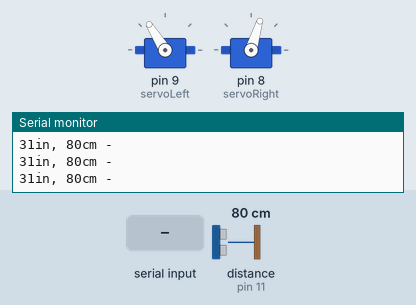
This sketch was run on a simulated Arduino Uno, built with avr-gcc and run on an emulated ATmega328P. On the bench: 2 × servo, the last lines printed to the serial monitor. Wiring (inferred from the names in the program): ultrasonic range finder: trigger pin 11; echo pin 11. The inputs (shaded band) are chosen by the test bench; at power-on: distance to the obstacle (sensor on pin 11) 80 cm. The echo pulse lasts 58.3 µs per cm.

Above: at 2.2 s.
2.3 s: distance to the obstacle (sensor on pin 11) set to 34 cm
5.3 s: distance to the obstacle (sensor on pin 11) set to 27 cm
At 5.7 s:
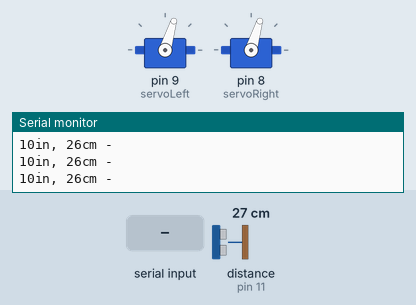
6.8 s: "30,150\n" received over Serial
At 7.7 s:
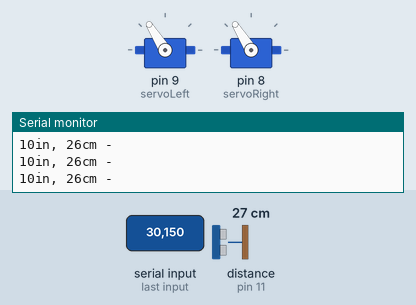
8.3 s: "2\n" received over Serial
At 9.1 s:
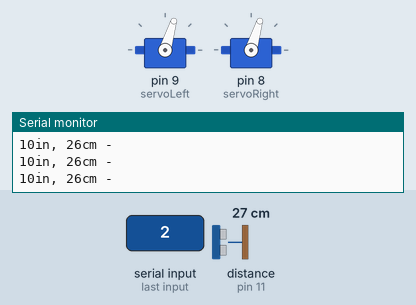
11.3 s: "1\n" received over Serial
At 12.3 s:
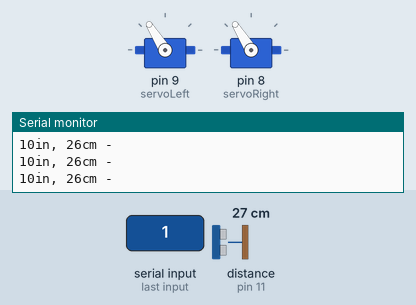
Timing chart, 0 to 13.8 s (numbered marks = the images above; inputs shaded):
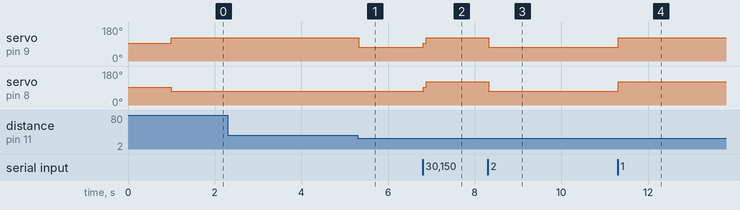

Measured:
- the behaviour switches between 31 and 30 cm on distance to the obstacle (sensor on pin 11) (found by bisection; images 0 and 1)
- after the input at 5.3 s, servo on pin 9 (servoLeft): 122° → 73° at once
- after the input at 6.8 s, servo on pin 9 (servoLeft), servo on pin 8 (servoRight): 73° → 93° at once, → 122° 0.06 s later
- after the input at 8.3 s, servo on pin 9 (servoLeft), servo on pin 8 (servoRight): 122° → 73° at once
- after the input at 11.3 s, servo on pin 9 (servoLeft), servo on pin 8 (servoRight): 73° → 122° at once

The sketch:

MyContinuousServoCode.ino
```cpp
//Parallax Continuous Rotation Servo  Combinted with Distance Sensor
//http://learn.parallax.com/KickStart/900-00008
// Three pin Distance sensor
// https://www.parallax.com/product/28015
#include <Servo.h>

Servo servoLeft; // create servo object to control a servo
Servo servoRight;

int bitToSet = 8;  // In case you want to control from the command prompt
const int pingPin = 11;  // distance sensor Pin
int C;
String isGoing = "stop"; // current state of servos

void setup() {

    Serial.begin(9600);
    Serial.println("reset");
    servoLeft.attach(9); // attaches the servo on pin 9 to the servo object 8 & 9 make two servos
    servoRight.attach(8);
    turnDirection("stop"); // default pulse to hold still 1500 (Calibration on servos to center on this frequency)
    delay(1000);
    turnDirection("forward");
}

void loop() {

    if (Serial.available() > 0) {
        bitToSet = Serial.read() - 48;
        Serial.println(bitToSet);
    }

    if (bitToSet == 1) {
        turnDirection("left");
    } else if (bitToSet == 2) {
        turnDirection("right");
    } else if (bitToSet == 3) {
        turnDirection("stop");
    }
    bitToSet = 0;  // reset the bit so it doesn't keep firing

  // establish variables for duration of the ping,
  // and the distance result in inches and centimeters:
  long duration, inches, cm;

  // The PING))) is triggered by a HIGH pulse of 2 or more microseconds.
  // Give a short LOW pulse beforehand to ensure a clean HIGH pulse:

  pinMode(pingPin, OUTPUT);
  digitalWrite(pingPin, LOW);
  delayMicroseconds(2);
  digitalWrite(pingPin, HIGH);
  delayMicroseconds(5);
  digitalWrite(pingPin, LOW);

  // The same pin is used to read the signal from the PING))): a HIGH
  // pulse whose duration is the time (in microseconds) from the sending
  // of the ping to the reception of its echo off of an object.
  pinMode(pingPin, INPUT);
  duration = pulseIn(pingPin, HIGH);
  C =  digitalRead(duration);

  // convert the time into a distance
  inches = microsecondsToInches(duration);
  cm = microsecondsToCentimeters(duration);

  Serial.print(inches);  // to serially print the data
  Serial.print("in, ");
  Serial.print(cm);
  Serial.print("cm");
  Serial.println(" - ");

  if (inches < 12)
  {
    if(isGoing != "right")
    {
      isGoing = "right";
      turnDirection("right");  // Derek Zoolander: "I’m not an ambi-turner. I can't turn left."
    }
  }
  else
  {
     if(isGoing != "forward")
      {
        isGoing = "forward";
        turnDirection("forward");
      }
  }
}

void turnDirection(String direction) {

    if (direction == "left") {
        Serial.println("left");
        servoLeft.writeMicroseconds(1800);
        servoRight.writeMicroseconds(1800);
    }
    if (direction == "right") {
        Serial.println("right");
        servoLeft.writeMicroseconds(1300);
        servoRight.writeMicroseconds(1300);
    }
    if (direction == "stop") {
        Serial.println("stop");
        servoLeft.writeMicroseconds(1500);
        servoRight.writeMicroseconds(1500);
    }
    if (direction == "forward") {
        Serial.println("forward");
        servoLeft.writeMicroseconds(1800);
        servoRight.writeMicroseconds(1300);
    }

}

long microsecondsToInches(long microseconds)
{
  return microseconds / 74 / 2;
}

long microsecondsToCentimeters(long microseconds)
{
  return microseconds / 29 / 2;
}
```
